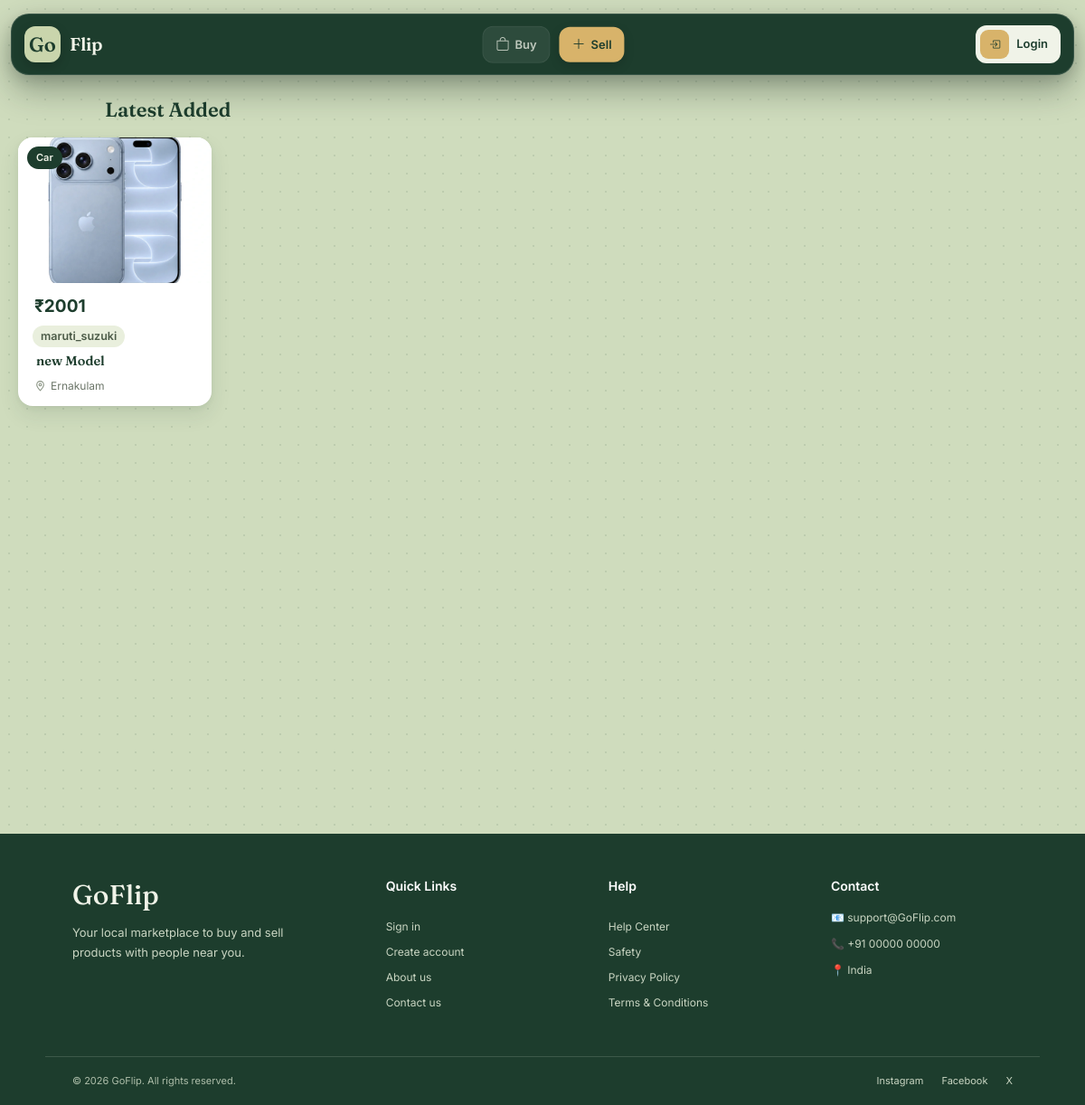
The page /Viewproduct/ on the database as committed earlier.
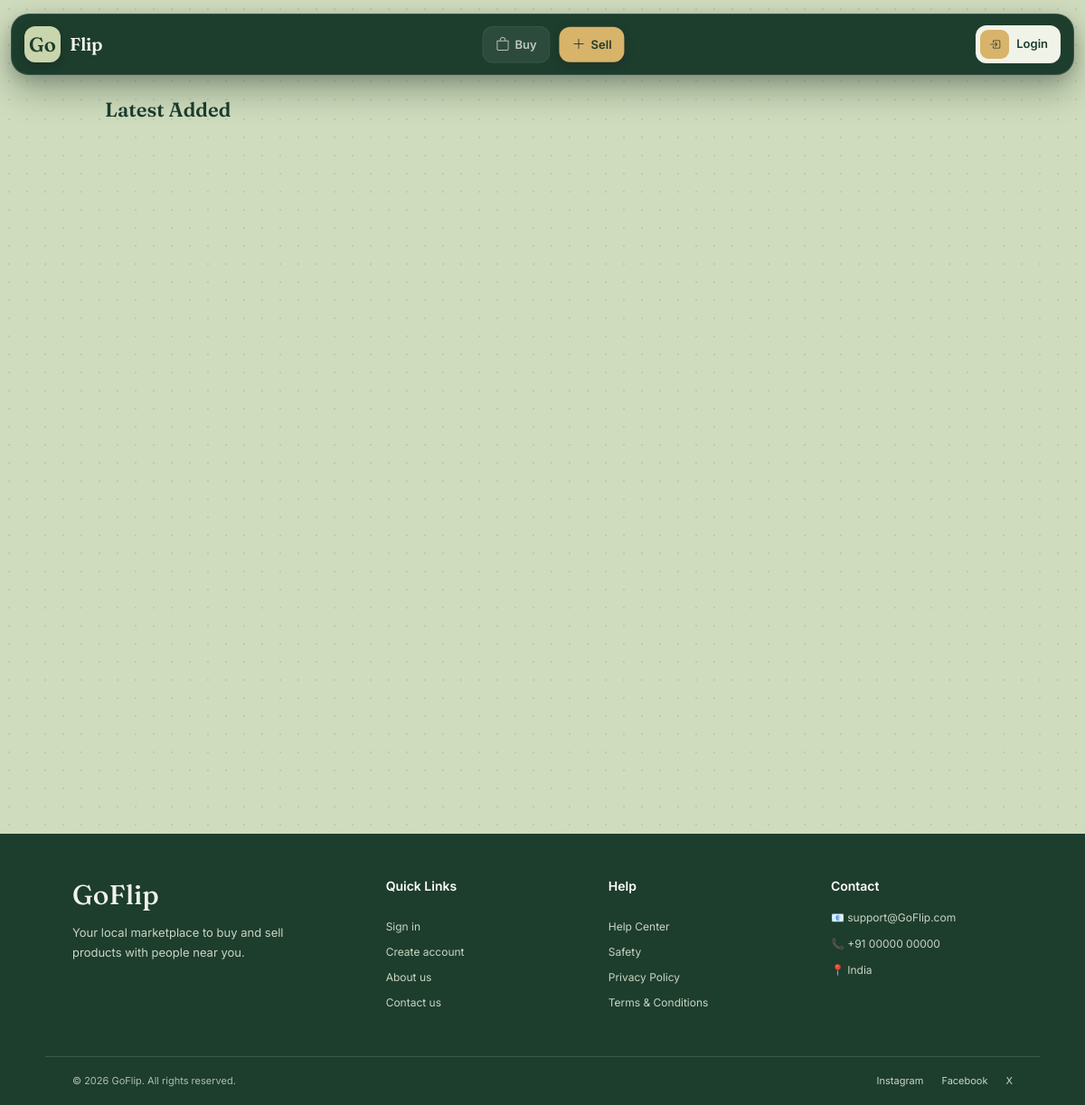
The same page on the database as committed later.
### users/models.py (models this page shows)
class Cars(models.Model):
    seller = models.ForeignKey(
        settings.AUTH_USER_MODEL,
        on_delete=models.CASCADE,
        null=True,
        blank=True)
    Brand = models.CharField(max_length=100,null=True)
    Model = models.CharField(max_length=100,null=True)
    year = models.IntegerField(null=True)
    Fuel = models.CharField(max_length=50,null=True)
    Transmission = models.CharField(null=True,max_length=100)
    KM_drive = models.IntegerField(null=True)
    Title = models.CharField(max_length=200,null=True)
    Description = models.CharField(max_length=500,null=True)
    Price = models.IntegerField(null=True)
    Images = models.ImageField(upload_to="cars/", null=True, blank=True)
    created_at = models.DateTimeField(auto_now_add=True,null=True)

class CoustomUser(AbstractUser):
    username = models.CharField(
        max_length=150,
        unique=True
    )
    email = models.EmailField(
        blank=True,
        null=True
    )
    USERNAME_FIELD = "username"
    REQUIRED_FIELDS = ["email"]
    address = models.CharField(
        null=True,
        blank=True,
        max_length=100
    )
    pincode = models.IntegerField(
        null=True,
        blank=True
    )
    profile_image = models.ImageField(
        upload_to="profile/",
        null=True,
        blank=True
    )
    otp = models.IntegerField(
        null=True,
        blank=True
    )
    verified = models.BooleanField(
        default=False
    )
    phone = models.CharField(
        max_length=15,
        null=True,
        blank=True
    )
    Location = models.CharField(
        null=True,
        blank=True,
        max_length=100
    )

### users/views.py (the view)
# urls.py: path("Viewproduct/",views.Viewprodect.as_view(),name="Viewproduct"),
class Viewprodect(View):
    def get(self, request):
        products = []
        for product in Cars.objects.all():
            product.category = "car"
            products.append(product)
        for product in Bikes.objects.all():
            product.category = "bike"
            products.append(product)
        for product in Mobiles.objects.all():
            product.category = "mobile"
            products.append(product)
        for product in Electronicss.objects.all():
            product.category = "electronics"
            products.append(product)
        for product in Bookss.objects.all():
            product.category = "book"
            products.append(product)
        for product in Furniture.objects.all():
            product.category = "furniture"
            products.append(product)
        for product in Gadgets.objects.all():
            product.category = "gadgets"
            products.append(product)
        products.sort(key=lambda product: product.created_at,reverse=True)
        context={"products": products}
        return render(request, "viewproduct.html", context)

### templates/viewproduct.html (shortened to what the changed rows need)
{% extends 'base.html' %}
{% block content %}
<h2 class="fresh-title">
    Latest Added
</h2>
<div class="page-wrap">
    <div class="product-grid">
        {% for product in products %}
        {% if product.category == "book" %}
        <a href="{% url 'Book_Details' product.id %}"
           class="product-card-link">
            <div class="product-card">
                <div class="product-image-box">
                    <span class="category-tag">
                        Book
                    </span>
                    {% if product.Images %}
                        <img src="{{ product.Images.url }}"
                             alt="{{ product.Title }}">
                    {% else %}
                        <p class="no-image-text">
                            No image
                        </p>
                    {% endif %}
                </div>
                <div class="product-info">
                    <p class="product-price">
                        ₹{{ product.Price }}
                    </p>
                    <span class="product-extra">
                        {{ product.Book_name }}
                    </span>
                    <h4 class="product-title">
                        {{ product.Title }}
                    </h4>
                    <div class="product-location">
                        <svg viewBox="0 0 24 24"
                             fill="none"
                             stroke="currentColor"
                             stroke-width="2"
                             stroke-linecap="round"
                             stroke-linejoin="round">
                            <path d="M12 22s7-7.58 7-12A7 7 0 0 0 5 10c0 4.42 7 12 7 12z"/>
                            <circle cx="12"
                                    cy="10"
                                    r="2.5"/>
                        </svg>
                        {% if product.seller.Location %}
                        {{ product.seller.Location }}
                        {% else %}
                        Location not available
                        {% endif %}
                    </div>
                </div>
            </div>
        </a>
        <!-- =================================
             MOBILE
             Price -> Brand -> Title -> Location
        ================================== -->
        {% elif product.category == "car" %}
        <a href="{% url 'Car_Details' product.id %}"
           class="product-card-link">
            <div class="product-card">
                <div class="product-image-box">
                    <span class="category-tag">
                        Car
                    </span>
                    {% if product.Images %}
                        <img src="{{ product.Images.url }}"
                             alt="{{ product.Title }}">
                    {% else %}
                        <p class="no-image-text">
                            No image
                        </p>
                    {% endif %}
                </div>
                <div class="product-info">
                    <p class="product-price">
                        ₹{{ product.Price }}
                    </p>
                    <span class="product-extra">
                        {{ product.Brand }}
                    </span>
                    <h4 class="product-title">
                        {{ product.Model }}
                    </h4>
                    <div class="product-location">
                        <svg viewBox="0 0 24 24"
                             fill="none"
                             stroke="currentColor"
                             stroke-width="2"
                             stroke-linecap="round"
                             stroke-linejoin="round">
                            <path d="M12 22s7-7.58 7-12A7 7 0 0 0 5 10c0 4.42 7 12 7 12z"/>
                            <circle cx="12"
                                    cy="10"
                                    r="2.5"/>
                        </svg>
                        {% if product.seller.Location %}
                        {{ product.seller.Location }}
                        {% else %}
                        Location not available
                        {% endif %}
                    </div>
                </div>
            </div>
        </a>
        {% endif %}
        {% endfor %}
    </div>
</div>
{% endblock %}

Rows that differ between the two databases and show on the page:
removed Cars: Images (picture), Price "2001", Brand "maruti_suzuki", Model "new Model", seller.Location "Ernakulam"
